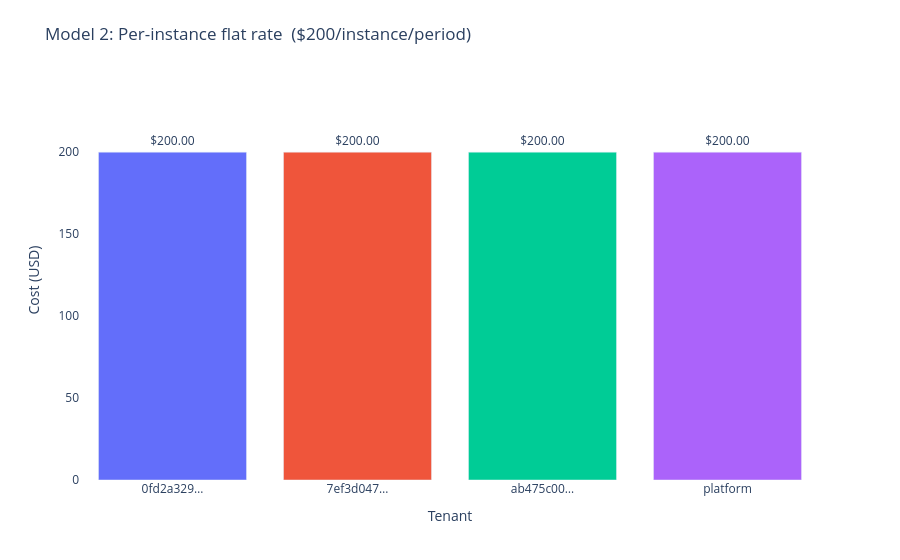

Here is the notebook cell this chart was saved with:
### Markdown cell above
### Chart Guide

**Purpose:** Shows what each tenant would pay if charged a flat rate per running instance,
regardless of how much traffic those instances handle.

**Chart Attributes**

| | |
|---|---|
| **Chart type** | Vertical bar chart |
| **X axis** | Tenant |
| **Y axis** | Cost in USD |
| **Hover** | Full tenant ID + average instance count + cost |

**Insights:** A tenant with many low-traffic instances pays more than one with fewer
high-traffic instances. This model rewards efficient instance packing.
> Rate: **$200 per instance per billing period** (configurable in Section 2).

### Code cell
if fig_43 is not None:
    fig_43.show()

### Figure 1 — Plotly figure (JSON) as saved in the notebook; plotly's stock layout.template omitted (floating-point values rounded to 4 significant figures)
{"data": [{"customdata": [["0fd2a329-b354-44ad-90e7-16f00fa85948", 1], ["7ef3d047-2729-402c-a956-3292c88329a7", 1], ["ab475c00-63cc-4b75-abcf-9c4513505e31", 1], ["platform", 1]], "hovertemplate": "<b>%{customdata[0]}</b><br>Avg instances: %{customdata[1]}<br>Instance cost: $%{y:,.2f}<extra></extra>", "marker": {"color": ["#636EFA", "#EF553B", "#00CC96", "#AB63FA"]}, "text": ["$200.00", "$200.00", "$200.00", "$200.00"], "textposition": "outside", "type": "bar", "x": ["0fd2a329…", "7ef3d047…", "ab475c00…", "platform"], "y": [200.0, 200.0, 200.0, 200.0]}], "layout": {"margin": {"b": 80, "l": 80, "r": 80, "t": 80}, "plot_bgcolor": "white", "showlegend": false, "title": {"text": "Model 2: Per-instance flat rate  ($200/instance/period)"}, "xaxis": {"title": {"text": "Tenant"}}, "yaxis": {"range": [0, 244], "title": {"text": "Cost (USD)"}}}}
